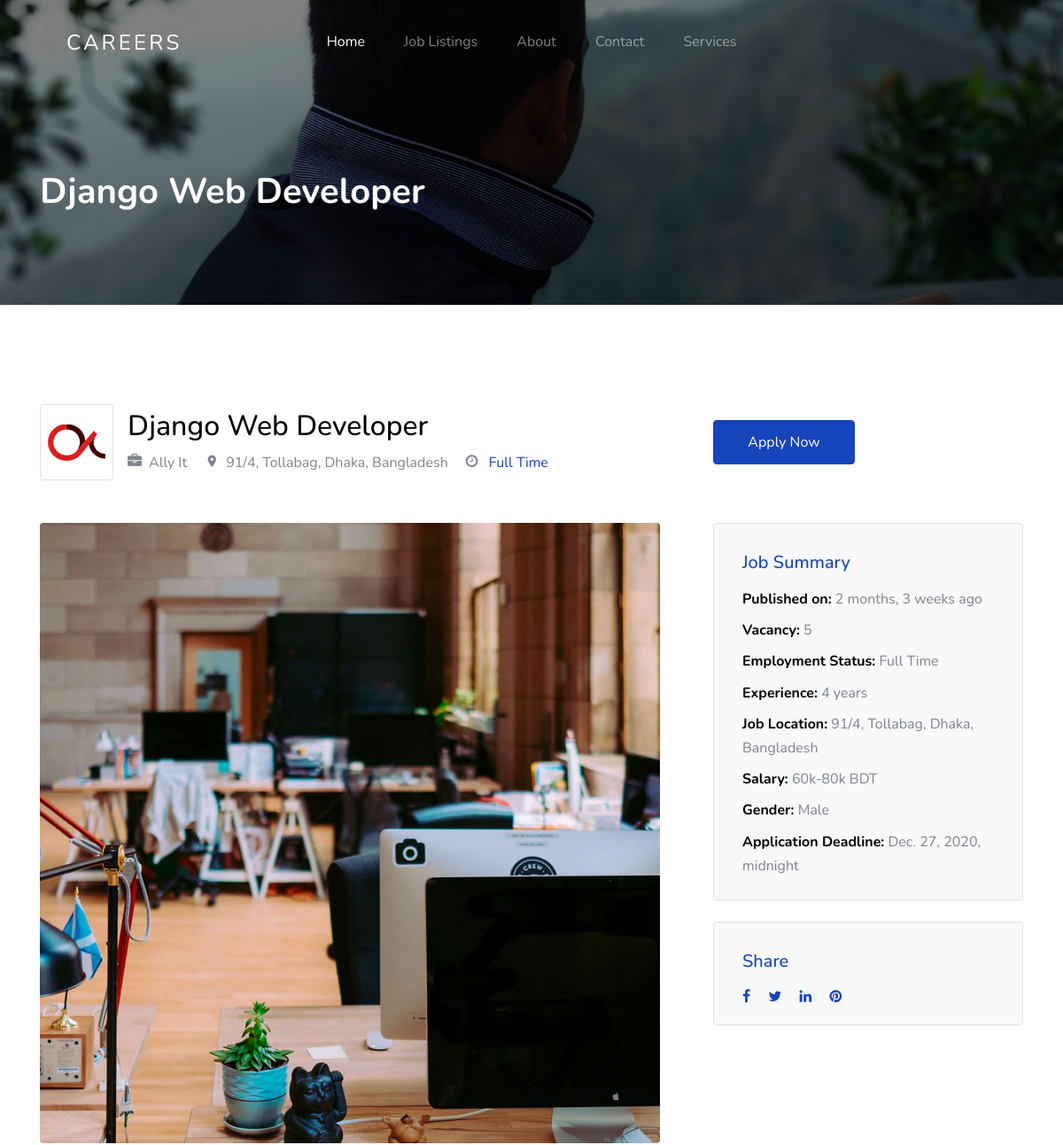
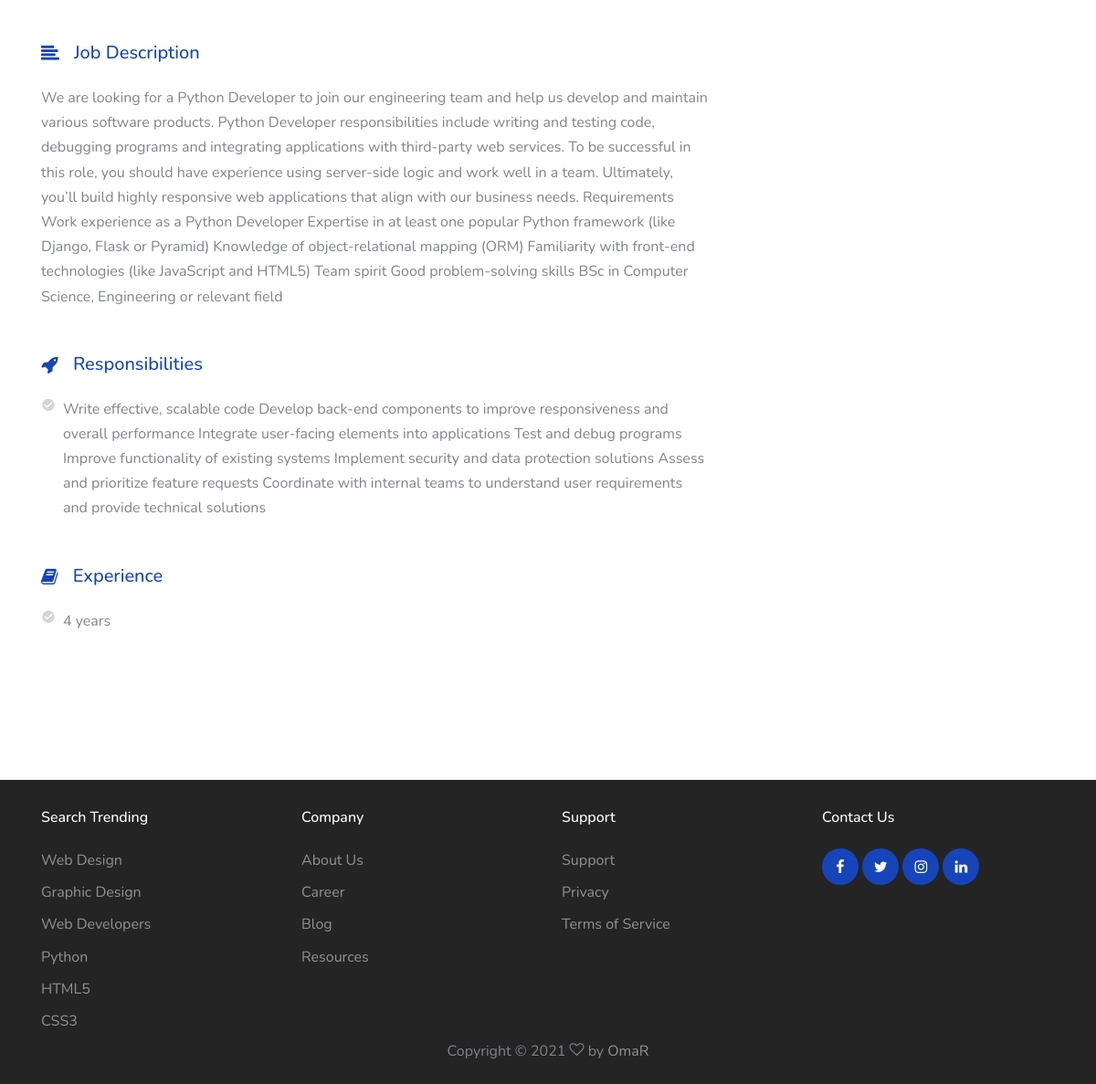
The page /jobs/job-single/15/ on the database its author committed (2 pictures, top to bottom).
### jobs/models.py (models this page shows, shortened)
class JobListing(models.Model):
    user = models.ForeignKey(settings.AUTH_USER_MODEL, on_delete=models.CASCADE,
                             null=True, editable=False, blank=True)
    title = models.CharField(max_length=100)
    company_name = models.CharField(max_length=200)
    employment_status = models.CharField(choices=JOB_TYPE, max_length=10)
    vacancy = models.CharField(max_length=10, null=True)
    gender = models.CharField(choices=GENDER, max_length=30, null=True)
    category = models.CharField(choices=CATEGORY, max_length=30)
    description = models.TextField()
    responsibilities = models.TextField()
    experience = models.CharField(max_length=100)
    job_location = models.CharField(max_length=120)
    Salary = models.CharField(max_length=100, null=True, blank=True)
    image = models.ImageField(blank=True, upload_to='media', null=True)
    application_deadline = models.DateTimeField()
    published_on = models.DateTimeField(default=timezone.now)

### jobs/views.py (the view)
# urls.py: path('job-single/<int:id>/', job_single, name='job-single'),
def job_single(request, id):
    job_query = get_object_or_404(JobListing, id=id)
    context = {
        'q': job_query,
    }
    return render(request, "jobs/job_single.html", context)

### templates/jobs/job_single.html
{% extends 'base.html' %}
{% load static %}
{% block content %}
    <section class="section-hero overlay inner-page bg-image"
             style="background-image: url('{% static 'images/hero_1.jpg' %}');"
             id="home-section">
        <div class="container">
            <div class="row">
                <div class="col-md-7">
                    <h1 class="text-white font-weight-bold">{{ q.title }}</h1>
                </div>
            </div>
        </div>
    </section>
    <section class="site-section">
        <div class="container">
            <div class="row align-items-center mb-5">
                <div class="col-lg-8 mb-4 mb-lg-0">
                    <div class="d-flex align-items-center">
                        <div class="border p-2 d-inline-block mr-3 rounded">
                            <img src="{% static 'images/featured-listing-2.jpg' %}"
                                 alt="Free Website Template By Free-Template.co">
                        </div>
                        <div>
                            <h2>{{ q.title }}</h2>
                            <div>
                                <span class="ml-0 mr-2 mb-2"><span
                                        class="icon-briefcase mr-2"></span>{{ q.company_name }}</span>
                                <span class="m-2"><span class="icon-room mr-2"></span>{{ q.job_location }}</span>
                                <span class="m-2"><span class="icon-clock-o mr-2"></span><span
                                        class="text-primary"> {{ q.employment_status }}
                      </span></span>
                            </div>
                        </div>
                    </div>
                </div>
                <div class="col-lg-4">
                    <div class="row">
                        <div class="col-6">
                            <a href="{% url 'jobs:apply' %}" class="btn btn-block btn-primary btn-md">Apply Now</a>
                        </div>
                    </div>
                </div>
            </div>
            <div class="row">
                <div class="col-lg-8">
                    <div class="mb-5">
                        <figure class="mb-5"><img src="{% static 'images/sq_img_3.jpg' %}"
                                                  alt="Free Website Template by Free-Template.co"
                                                  class="img-fluid rounded"></figure>
                        <h3 class="h5 d-flex align-items-center mb-4 text-primary"><span
                                class="icon-align-left mr-3"></span>Job
                            Description</h3>
                        <p>{{ q.description }}</p>
                    </div>
                    <div class="mb-5">
                        <h3 class="h5 d-flex align-items-center mb-4 text-primary"><span
                                class="icon-rocket mr-3"></span>Responsibilities</h3>
                        <ul class="list-unstyled m-0 p-0">
                            <li class="d-flex align-items-start mb-2"><span
                                    class="icon-check_circle mr-2 text-muted"></span><span>{{ q.responsibilities }}</span>
                            </li>
                        </ul>
                    </div>
                    <div class="mb-5">
                        <h3 class="h5 d-flex align-items-center mb-4 text-primary"><span class="icon-book mr-3"></span>Experience
                        </h3>
                        <ul class="list-unstyled m-0 p-0">
                            <li class="d-flex align-items-start mb-2"><span
                                    class="icon-check_circle mr-2 text-muted"></span><span>{{ q.experience }}</span>
                            </li>
                        </ul>
                    </div>
                </div>
                <div class="col-lg-4">
                    <div class="bg-light p-3 border rounded mb-4">
                        <h3 class="text-primary  mt-3 h5 pl-3 mb-3 ">Job Summary</h3>
                        <ul class="list-unstyled pl-3 mb-0">
                            <li class="mb-2"><strong class="text-black">Published
                                on:</strong> {{ q.published_on|timesince }} ago
                            </li>
                            <li class="mb-2"><strong class="text-black">Vacancy:</strong> {{ q.vacancy }}</li>
                            <li class="mb-2"><strong class="text-black">Employment
                                Status:</strong> {{ q.employment_status }}</li>
                            <li class="mb-2"><strong class="text-black">Experience:</strong> {{ q.experience }}</li>
                            <li class="mb-2"><strong class="text-black">Job Location:</strong> {{ q.job_location }}</li>
                            <li class="mb-2"><strong class="text-black">Salary:</strong> {{ q.Salary }}</li>
                            <li class="mb-2"><strong class="text-black">Gender:</strong> {{ q.gender }}</li>
                            <li class="mb-2"><strong class="text-black">Application
                                Deadline:</strong> {{ q.application_deadline }}</li>
                        </ul>
                    </div>
                    <div class="bg-light p-3 border rounded">
                        <h3 class="text-primary  mt-3 h5 pl-3 mb-3 ">Share</h3>
                        <div class="px-3">
                            <a href="#" class="pt-3 pb-3 pr-3 pl-0"><span class="icon-facebook"></span></a>
                            <a href="#" class="pt-3 pb-3 pr-3 pl-0"><span class="icon-twitter"></span></a>
                            <a href="#" class="pt-3 pb-3 pr-3 pl-0"><span class="icon-linkedin"></span></a>
                            <a href="#" class="pt-3 pb-3 pr-3 pl-0"><span class="icon-pinterest"></span></a>
                        </div>
                    </div>
                </div>
            </div>
        </div>
    </section>
{% endblock %}

### static/css/style.css (style rules this page uses)
body { font-weight: 400; font-size: 1rem; line-height: 1.7; position: relative; }
body:after { content: ""; position: absolute; top: 0; left: 0; right: 0; bottom: 0; background: rgba(0, 0, 0, 0.7); z-index: 100; opacity: 0; visibility: hidden; -webkit-transition: .3s all ease; -o-transition: .3s all ease; transition: .3s all ease; }
h1, h2, h3, h4 { color: #000; }
.site-section { padding-top: 7rem; padding-bottom: 7rem; position: relative; z-index: 2; }
.text-black { color: #000 !important; }
.bg-image { background-size: cover; background-position: center center; background-repeat: no-repeat; }
.text-muted { color: #d5d5d5 !important; }
.section-hero, .section-hero > .container > .row { height: 100vh; min-height: 900px; }
.section-hero.inner-page, .section-hero.inner-page > .container > .row { height: auto; min-height: auto; padding-top: 6em; padding-bottom: 3em; }
.section-hero.overlay, .section-hero.overlay-2 { position: relative; }
.section-hero.overlay:before, .section-hero.overlay-2:before { z-index: 1; position: absolute; content: ""; top: 0; left: 0; right: 0; bottom: 0; background: rgba(0, 0, 0, 0.5); }
.section-hero > .container { z-index: 2; position: relative; }
.btn:after, .btn:before { display: none; }
.btn.btn-primary { color: #fff; }
.btn-md { padding: 12px 20px; }

### rows shown on the page
JobListing: title "Django Web Developer", company_name "Ally It", job_location "91/4, Tollabag, Dhaka, Bangladesh", employment_status "Full Time", description "We are looking for a Python Developer to join our engineering team and help us develop and maintain various software products. Python Developer responsibilities include writing and testing code, debugging programs and integrating applications with third-party web services. To be successful in this role, you should have experience using server-side logic and work well in a team. Ultimately, you’ll build highly responsive web applications that align with our business needs. Requirements Work experience as a Python Developer Expertise in at least one popular Python framework (like Django, Flask or Pyramid) Knowledge of object-relational mapping (ORM) Familiarity with front-end technologies…", responsibilities "Write effective, scalable code Develop back-end components to improve responsiveness and overall performance Integrate user-facing elements into applications Test and debug programs Improve functionality of existing systems Implement security and data protection solutions Assess and prioritize feature requests Coordinate with internal teams to understand user requirements and provide technical solutions", experience "4 years", published_on "2 months, 3 weeks", vacancy "5", Salary "60k-80k BDT", gender "Male", application_deadline "Dec. 27, 2020, midnight"
